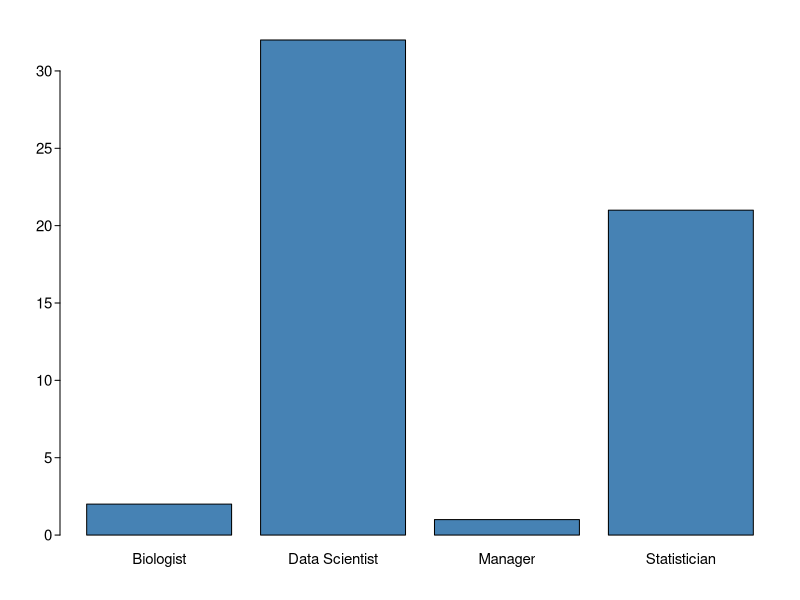
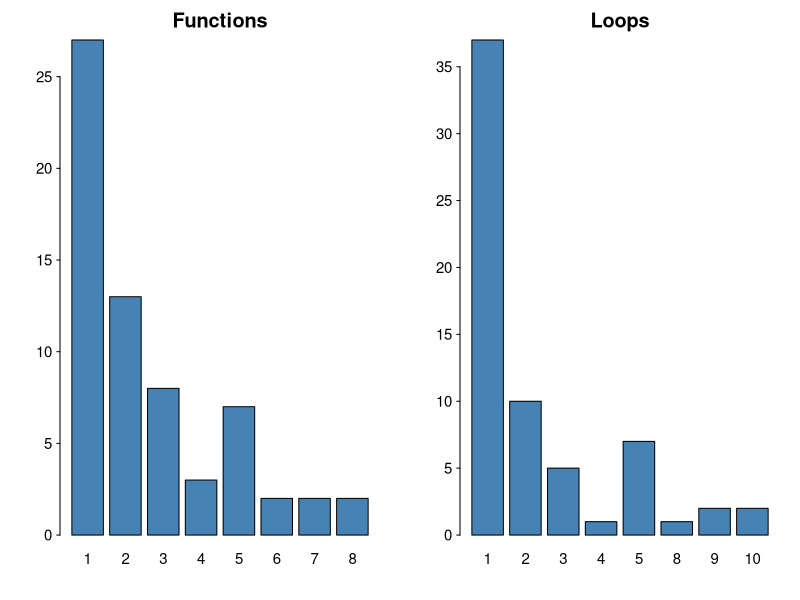

These figures' R source, in order:
## ---- chunk 1
completed = read.csv("extdata/typeform.csv")
setnicepar = function(mar=c(3,3,2,1), 
                      mgp=c(2,0.4,0), tck=-.01,
                      cex.axis=0.9, las=1, mfrow=c(1,1),...) {
  par(mar=mar, 
      mgp=mgp, tck=tck,
      cex.axis=cex.axis, las=las,mfrow=mfrow,...)
}
## ---- chunk 2
setnicepar()
tab = table(completed$list_iVD4_choice)
barplot(tab, col="steelblue")
## ---- chunk 3
setnicepar(mfrow=c(1, 2))
r_fun = as.numeric(completed$opinionscale_nW40)
barplot(table(r_fun), col="steelblue", main = "Functions")
r_for = as.numeric(completed$opinionscale_LMTT)
barplot(table(r_for), col="steelblue", main = "Loops")
## ---- chunk 4
system.time(x <- rnorm(1000000)^2.3)
